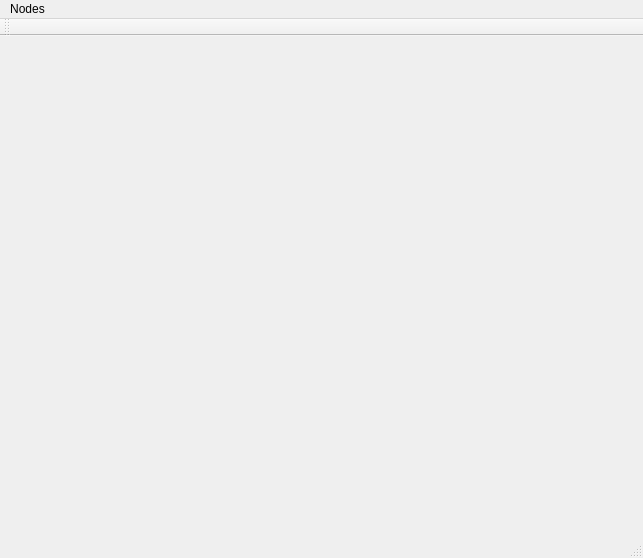
<?xml version="1.0" encoding="UTF-8"?>
<ui version="4.0">
 <class>MainWindow</class>
 <widget class="QMainWindow" name="MainWindow">
  <property name="geometry">
   <rect>
    <x>0</x>
    <y>0</y>
    <width>643</width>
    <height>558</height>
   </rect>
  </property>
  <property name="windowTitle">
   <string>MainWindow</string>
  </property>
  <widget class="QWidget" name="centralWidget">
   <widget class="QWidget" name="rendCanvas" native="true">
    <property name="geometry">
     <rect>
      <x>9</x>
      <y>9</y>
      <width>631</width>
      <height>481</height>
     </rect>
    </property>
   </widget>
  </widget>
  <widget class="QMenuBar" name="menuBar">
   <property name="geometry">
    <rect>
     <x>0</x>
     <y>0</y>
     <width>643</width>
     <height>25</height>
    </rect>
   </property>
   <widget class="QMenu" name="menuNodes">
    <property name="title">
     <string>Nodes</string>
    </property>
    <addaction name="actionAdd_scene_object"/>
   </widget>
   <addaction name="menuNodes"/>
  </widget>
  <widget class="QToolBar" name="mainToolBar">
   <attribute name="toolBarArea">
    <enum>TopToolBarArea</enum>
   </attribute>
   <attribute name="toolBarBreak">
    <bool>false</bool>
   </attribute>
  </widget>
  <widget class="QStatusBar" name="statusBar"/>
  <action name="actionAdd_scene_object">
   <property name="text">
    <string>Add scene object</string>
   </property>
  </action>
 </widget>
 <layoutdefault spacing="6" margin="11"/>
 <resources/>
 <connections/>
</ui>
